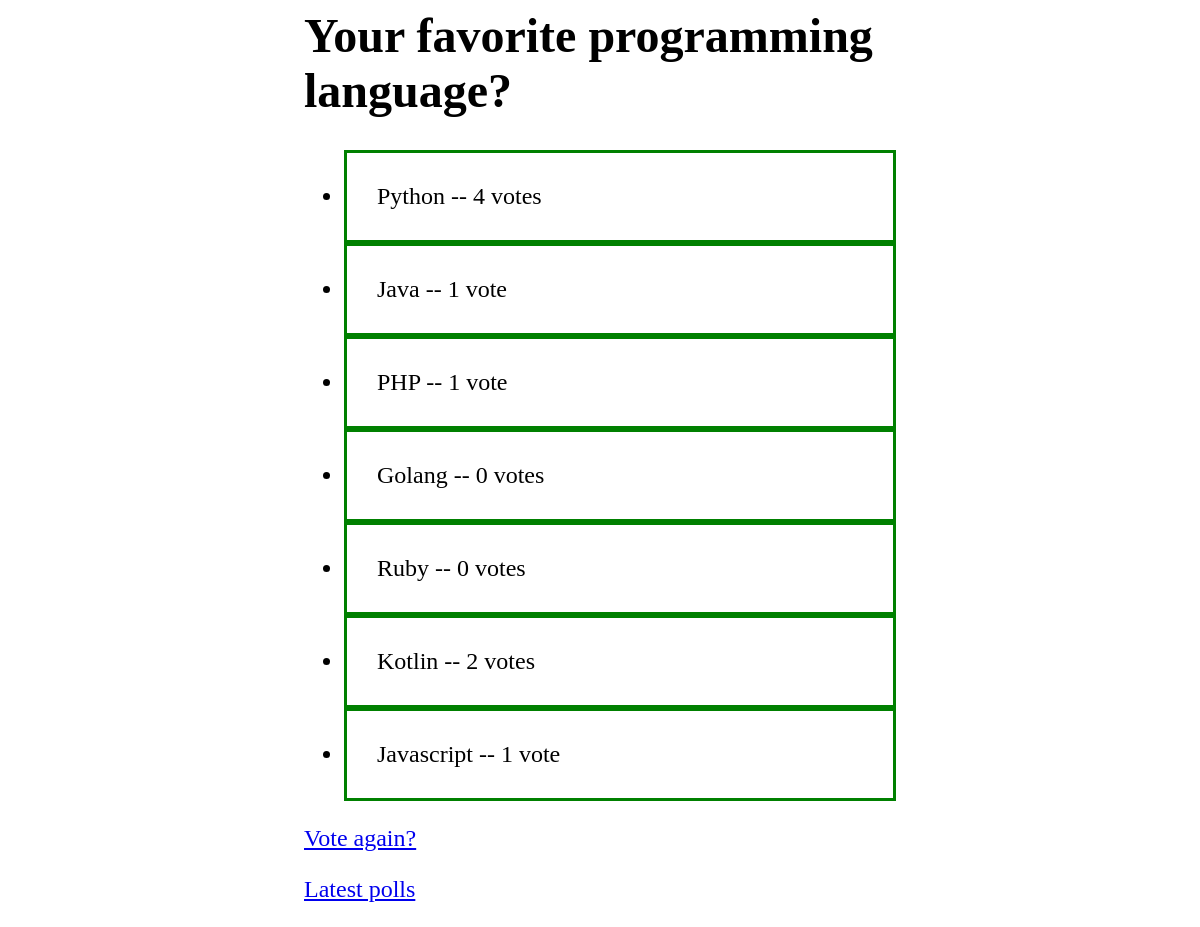
Page /10/results/ on the committed database.
### polls/models.py (models this page shows, shortened)
class Question(models.Model):
    question_text = models.CharField(max_length=200)
    pub_date = models.DateTimeField('date published')
    def was_published_recently(self):
        now = timezone.now()
        return now - datetime.timedelta(days=1) <= self.pub_date <= now
    was_published_recently.admin_order_field = 'pub_date'
    was_published_recently.boolean = True
    was_published_recently.short_description = 'Published recently?'

class Choice(models.Model):
    question = models.ForeignKey(Question, on_delete=models.CASCADE)
    choice_text = models.CharField(max_length=200)
    votes = models.IntegerField(default=0)

### polls/views.py (the view)
# urls.py: path('<int:pk>/results/', views.ResultsView.as_view(), name='results'),
class ResultsView(generic.DetailView):
    model = Question
    template_name = 'polls/results.html'
    def get_queryset(self):
        past_questions = Question.objects.filter(
            pub_date__lte=timezone.now()
        )
        question_texts_of_past_questions_with_choices = []
        for question in past_questions:
            if question.choice_set.count() != 0:
                question_texts_of_past_questions_with_choices.append(question.question_text)
        past_questions_with_choices = past_questions.filter(question_text__in=question_texts_of_past_questions_with_choices)
        return past_questions_with_choices

### polls/templates/polls/results.html
{% load static %}
<link rel="stylesheet" type="text/css" href="{% static 'polls/style.css' %}">
<div class='content'>
    <h1>{{ question.question_text }}</h1>
    <ul>
    {% for choice in question.choice_set.all %}
        <li>{{ choice.choice_text }} -- {{ choice.votes }} vote{{ choice.votes|pluralize }}</li>
    {% endfor %}
    </ul>
    <p><a href="{% url 'polls:detail' question.id %}">Vote again?</a></p>
    <p><a href="{% url 'polls:index' %}">Latest polls</a></p>
</div>

### polls/static/polls/style.css (style rules this page uses)
.content { margin: auto; width: 50%; font-size: x-large; }
li { border: 3px solid green; padding: 30px; }

### rows in the picture
Question: question_text "Your favorite programming language?"
Choice: choice_text "Python", votes "4"
Choice: choice_text "Java", votes "1"
Choice: choice_text "PHP", votes "1"
Choice: choice_text "Golang", votes "0"
Choice: choice_text "Ruby", votes "0"
Choice: choice_text "Kotlin", votes "2"
Choice: choice_text "Javascript", votes "1"
